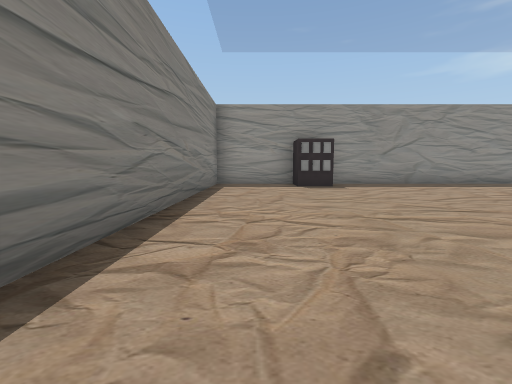
view 1 (above)

23 first-person views from a walk through a 3-D level made in the Unity game engine. The camera is 1.2 m above the floor, tilts 6° down and sees 90° across. The floor is counted in squares, 2 m on a side. Each view is taken from the middle of a square. On the plan, view 1 faces up. The plan holds only what a view shows up to about 9 squares ahead; the rest is blank. The place goes on beyond the plan. The player character is not drawn. Some animated figures are left out. Door leaves are left out, so doorways stand open. Some surface patterns are stand-ins.

view 2
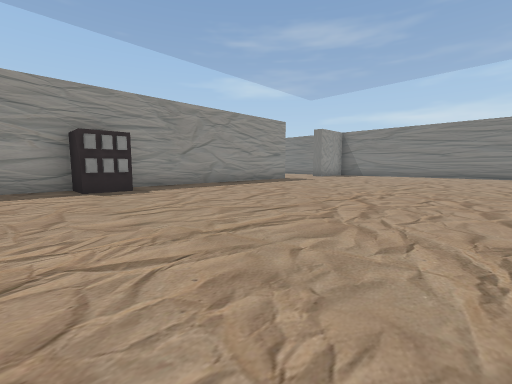

view 3
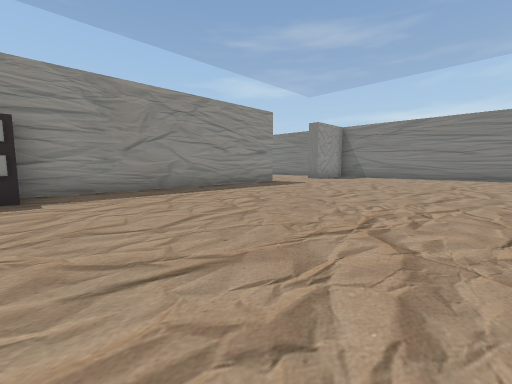

view 4
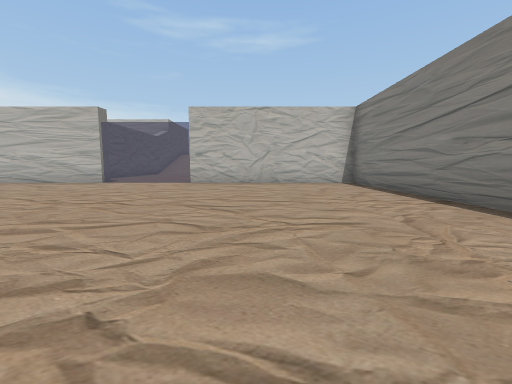

view 5
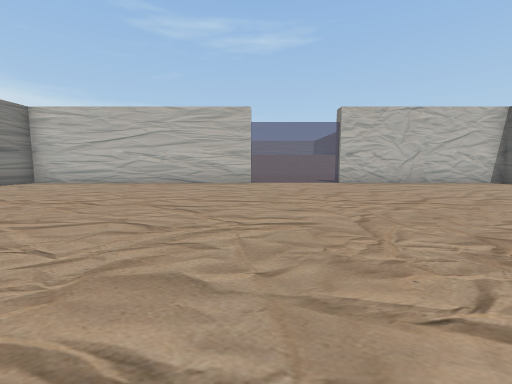

view 6
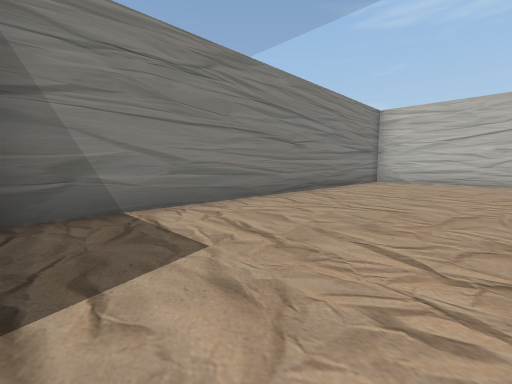

view 7
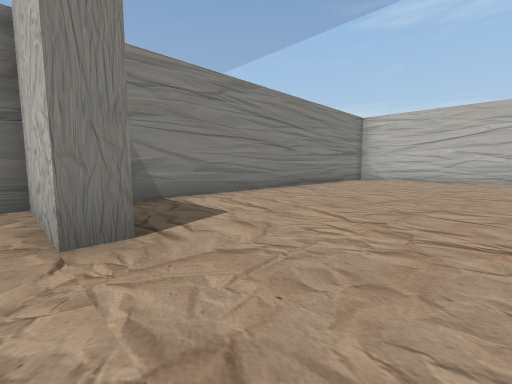

view 8
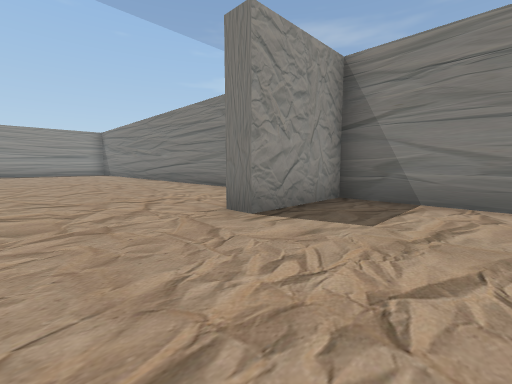

view 9
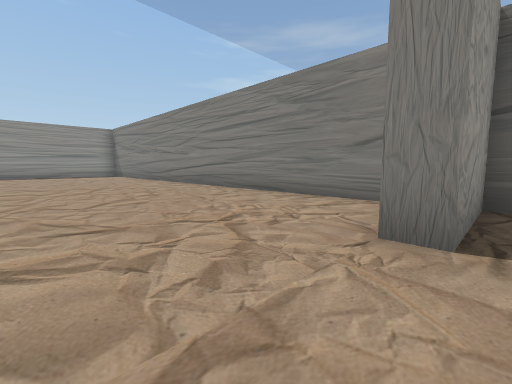

view 10
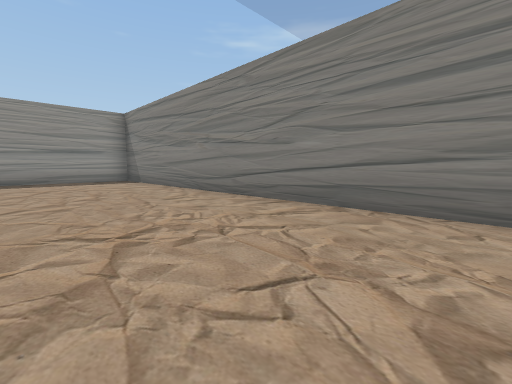

view 11
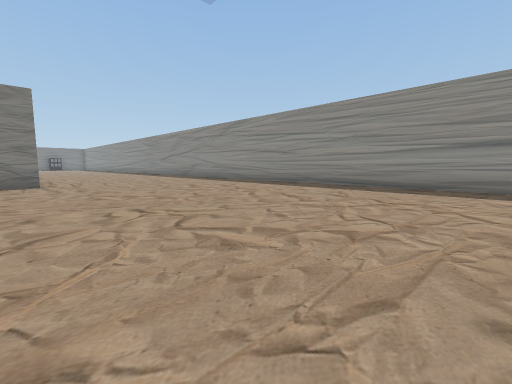

view 12
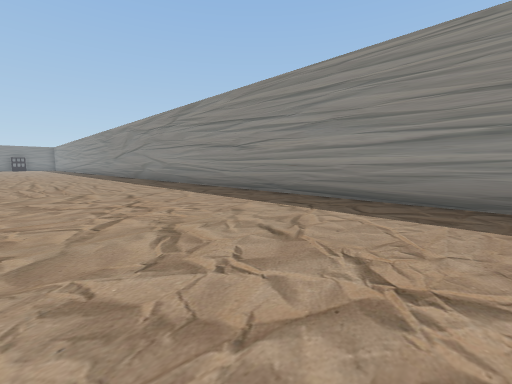

view 13
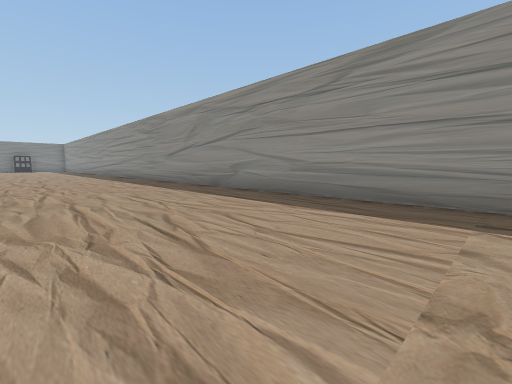

view 14
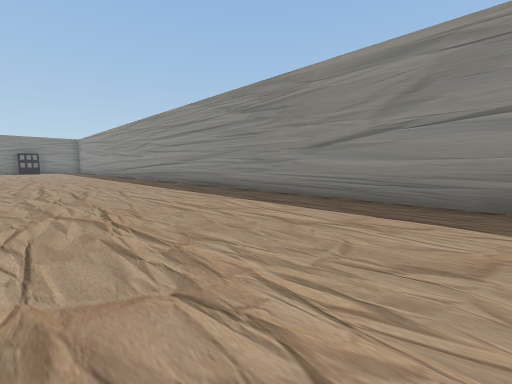

view 15
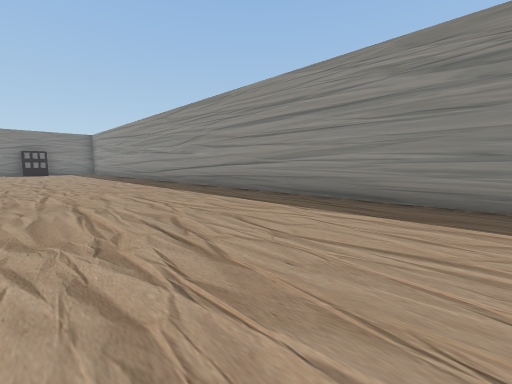

view 16
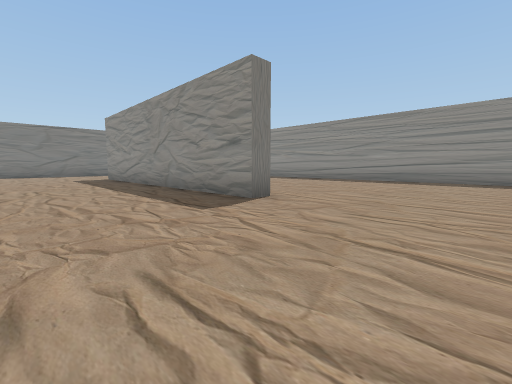

view 17
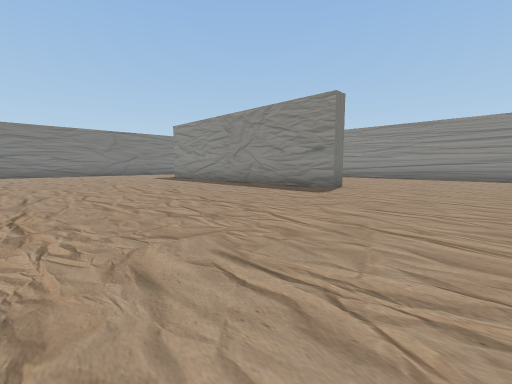

view 18
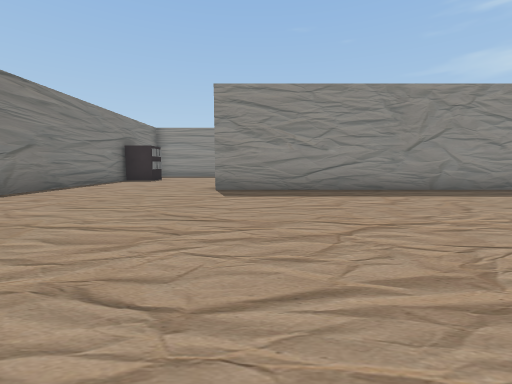

view 19
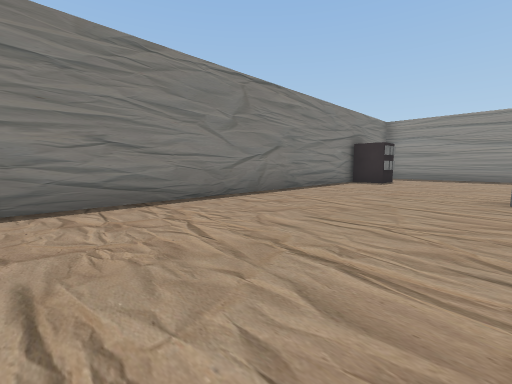

view 20
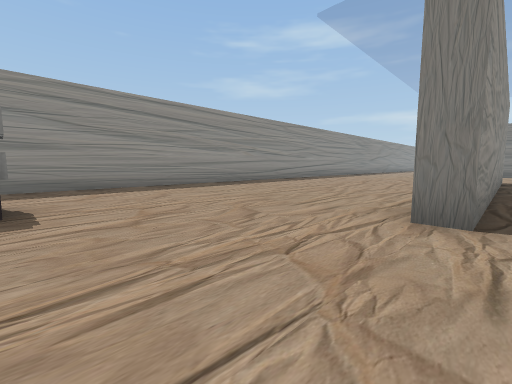

view 21
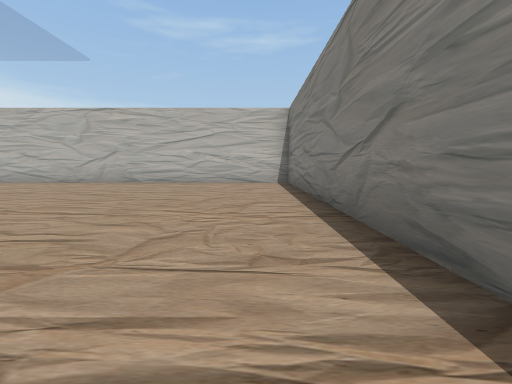

view 22
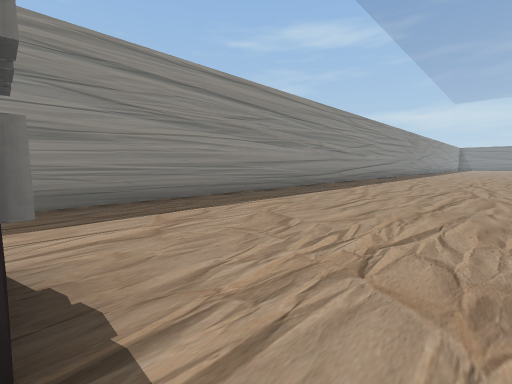

view 23
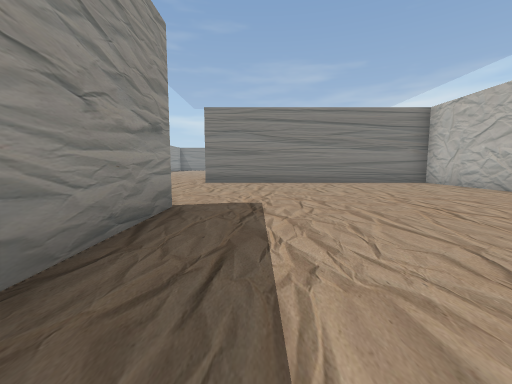

### Floor plan
Points are (right, up) in squares from view 1. A wall is a line through its corners. A room is listed if a view was taken in it or the views show most of it. See-through windows are left out.
Room 1 (views 1, 2, 3, 4, 5, 6, 8)
walls: (7.2, -1.6) (14.4, -1.6) (14.4, 8.3) (12.2, 8.3); (8.6, 8.3) (-1.3, 8.3) (-1.3, -1.6) (4.3, -1.6)
ways out: opening at (11, 8.7) to room 2
objects: other object (2, 8)
Room 2 (views 7, 9, 10, 11, 12, 13, 14, 15, 16, 17, 18, 19, 20, 21, 22, 23)
walls: (-10.3, 16.8) (-10.3, 16.2) (-19, 16.2) (-19, 16.8); (4.3, 16.7) (4.3, 15.9); (-8.2, 9.2) (-5.3, 9.2) (-5.3, 16.7); (12.2, 8.3) (12.2, 8.7) (14.4, 8.7) (14.4, 22.4); (13.5, 23.4) (-22, 23.4); (-23.1, 19.7) (-23.1, 9.2) (-13.1, 9.2)
ways out: opening at (11, 8.7) to room 1
objects: other object (-22, 20) to (-22, 21)

Where each view was taken, in squares from view 1:
view 1: 0 up, 0 right, facing up
view 2: 1 up, 0 right, facing up-right
view 3: 2 up, 2 right, facing up-right
view 4: 7 up, 2 right, facing down
view 5: 7 up, 7 right, facing down
view 6: 8 up, 11 right, facing down-right
view 7: 9 up, 10 right, facing down-right
view 8: 6 up, 10 right, facing up-right
view 9: 8 up, 10 right, facing up-right
view 10: 13 up, 11 right, facing up-right
view 11: 16 up, 13 right, facing up-left
view 12: 19 up, 12 right, facing up-left
view 13: 19 up, 6 right, facing up-left
view 14: 19 up, 0 right, facing up-left
view 15: 19 up, 4 left, facing up-left
view 16: 13 up, 7 left, facing up-left
view 17: 10 up, 7 left, facing up-left
view 18: 10 up, 18 left, facing up
view 19: 11 up, 19 left, facing up-left
view 20: 16 up, 22 left, facing up-right
view 21: 18 up, 22 left, facing down
view 22: 19 up, 22 left, facing up-right
view 23: 15 up, 14 left, facing right
